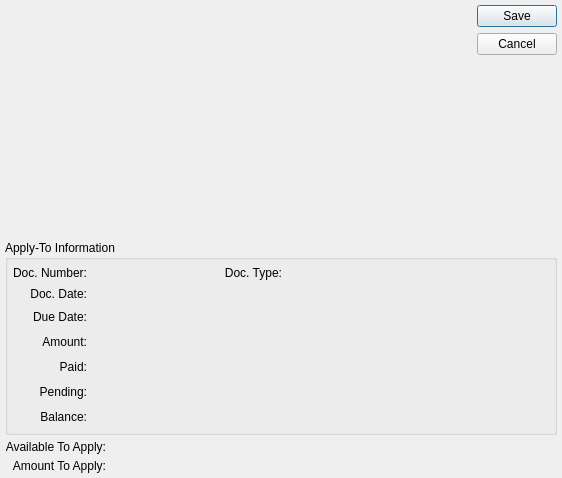
<?xml version="1.0" encoding="UTF-8"?>
<ui version="4.0">
 <comment>This file is part of the xTuple ERP: PostBooks Edition, a free and
open source Enterprise Resource Planning software suite,
Copyright (c) 1999-2019 by OpenMFG LLC, d/b/a xTuple.
It is licensed to you under the Common Public Attribution License
version 1.0, the full text of which (including xTuple-specific Exhibits)
is available at www.xtuple.com/CPAL.  By using this software, you agree
to be bound by its terms.</comment>
 <class>arCreditMemoApplication</class>
 <widget class="QDialog" name="arCreditMemoApplication">
  <property name="geometry">
   <rect>
    <x>0</x>
    <y>0</y>
    <width>562</width>
    <height>478</height>
   </rect>
  </property>
  <property name="windowTitle">
   <string>Receivables Credit Memo Application</string>
  </property>
  <layout class="QGridLayout" name="gridLayout_2">
   <item row="0" column="0">
    <layout class="QHBoxLayout" name="horizontalLayout_6">
     <item>
      <layout class="QVBoxLayout" name="verticalLayout">
       <item>
        <widget class="CustCluster" name="_cust"/>
       </item>
       <item>
        <spacer name="verticalSpacer">
         <property name="orientation">
          <enum>Qt::Vertical</enum>
         </property>
         <property name="sizeHint" stdset="0">
          <size>
           <width>20</width>
           <height>0</height>
          </size>
         </property>
        </spacer>
       </item>
      </layout>
     </item>
     <item>
      <spacer>
       <property name="orientation">
        <enum>Qt::Horizontal</enum>
       </property>
       <property name="sizeType">
        <enum>QSizePolicy::Expanding</enum>
       </property>
       <property name="sizeHint" stdset="0">
        <size>
         <width>0</width>
         <height>13</height>
        </size>
       </property>
      </spacer>
     </item>
     <item>
      <widget class="QDialogButtonBox" name="_buttonBox">
       <property name="orientation">
        <enum>Qt::Vertical</enum>
       </property>
       <property name="standardButtons">
        <set>QDialogButtonBox::Cancel|QDialogButtonBox::Save</set>
       </property>
      </widget>
     </item>
    </layout>
   </item>
   <item row="1" column="0">
    <widget class="QGroupBox" name="_applyToGroupBox">
     <property name="title">
      <string>Apply-To Information</string>
     </property>
     <layout class="QGridLayout" name="gridLayout">
      <item row="0" column="0">
       <widget class="QLabel" name="_docNumberLit">
        <property name="text">
         <string>Doc. Number:</string>
        </property>
        <property name="alignment">
         <set>Qt::AlignRight|Qt::AlignTrailing|Qt::AlignVCenter</set>
        </property>
       </widget>
      </item>
      <item row="0" column="1">
       <widget class="QLabel" name="_docNumber">
        <property name="minimumSize">
         <size>
          <width>100</width>
          <height>0</height>
         </size>
        </property>
        <property name="text">
         <string/>
        </property>
        <property name="alignment">
         <set>Qt::AlignLeading|Qt::AlignLeft|Qt::AlignVCenter</set>
        </property>
       </widget>
      </item>
      <item row="0" column="2">
       <layout class="QHBoxLayout">
        <property name="spacing">
         <number>5</number>
        </property>
        <item>
         <widget class="QLabel" name="_docTypeLit">
          <property name="text">
           <string>Doc. Type:</string>
          </property>
          <property name="alignment">
           <set>Qt::AlignRight|Qt::AlignTrailing|Qt::AlignVCenter</set>
          </property>
         </widget>
        </item>
        <item>
         <widget class="QLabel" name="_docType">
          <property name="minimumSize">
           <size>
            <width>40</width>
            <height>0</height>
           </size>
          </property>
          <property name="text">
           <string/>
          </property>
          <property name="alignment">
           <set>Qt::AlignLeading|Qt::AlignLeft|Qt::AlignVCenter</set>
          </property>
         </widget>
        </item>
       </layout>
      </item>
      <item row="0" column="3">
       <spacer>
        <property name="orientation">
         <enum>Qt::Horizontal</enum>
        </property>
        <property name="sizeType">
         <enum>QSizePolicy::Expanding</enum>
        </property>
        <property name="sizeHint" stdset="0">
         <size>
          <width>155</width>
          <height>16</height>
         </size>
        </property>
       </spacer>
      </item>
      <item row="1" column="0">
       <widget class="QLabel" name="_docDateLit">
        <property name="text">
         <string>Doc. Date:</string>
        </property>
        <property name="alignment">
         <set>Qt::AlignRight|Qt::AlignTrailing|Qt::AlignVCenter</set>
        </property>
       </widget>
      </item>
      <item row="1" column="1" colspan="3">
       <layout class="QHBoxLayout" name="horizontalLayout">
        <item>
         <widget class="DLineEdit" name="_docDate">
          <property name="enabled">
           <bool>false</bool>
          </property>
          <property name="sizePolicy">
           <sizepolicy hsizetype="Preferred" vsizetype="Fixed">
            <horstretch>0</horstretch>
            <verstretch>0</verstretch>
           </sizepolicy>
          </property>
          <property name="maximumSize">
           <size>
            <width>100</width>
            <height>32767</height>
           </size>
          </property>
         </widget>
        </item>
        <item>
         <spacer>
          <property name="orientation">
           <enum>Qt::Horizontal</enum>
          </property>
          <property name="sizeType">
           <enum>QSizePolicy::Expanding</enum>
          </property>
          <property name="sizeHint" stdset="0">
           <size>
            <width>260</width>
            <height>16</height>
           </size>
          </property>
         </spacer>
        </item>
       </layout>
      </item>
      <item row="2" column="0">
       <widget class="QLabel" name="_dueDateLit">
        <property name="text">
         <string>Due Date:</string>
        </property>
        <property name="alignment">
         <set>Qt::AlignRight|Qt::AlignTrailing|Qt::AlignVCenter</set>
        </property>
       </widget>
      </item>
      <item row="2" column="1" colspan="2">
       <layout class="QHBoxLayout" name="horizontalLayout_2">
        <item>
         <widget class="DLineEdit" name="_dueDate">
          <property name="enabled">
           <bool>false</bool>
          </property>
          <property name="sizePolicy">
           <sizepolicy hsizetype="Preferred" vsizetype="Fixed">
            <horstretch>0</horstretch>
            <verstretch>0</verstretch>
           </sizepolicy>
          </property>
          <property name="maximumSize">
           <size>
            <width>100</width>
            <height>32767</height>
           </size>
          </property>
         </widget>
        </item>
        <item>
         <spacer name="horizontalSpacer">
          <property name="orientation">
           <enum>Qt::Horizontal</enum>
          </property>
          <property name="sizeHint" stdset="0">
           <size>
            <width>40</width>
            <height>20</height>
           </size>
          </property>
         </spacer>
        </item>
       </layout>
      </item>
      <item row="3" column="0">
       <widget class="QLabel" name="_targetAmountLit">
        <property name="text">
         <string>Amount:</string>
        </property>
        <property name="alignment">
         <set>Qt::AlignRight|Qt::AlignTrailing|Qt::AlignVCenter</set>
        </property>
       </widget>
      </item>
      <item row="3" column="1" colspan="3">
       <layout class="QHBoxLayout" name="horizontalLayout_5">
        <item>
         <widget class="CurrCluster" name="_targetAmount">
          <property name="localControl">
           <bool>false</bool>
          </property>
          <property name="currencyEditable" stdset="0">
           <bool>false</bool>
          </property>
          <property name="enabled">
           <bool>false</bool>
          </property>
         </widget>
        </item>
        <item>
         <spacer name="horizontalSpacer_2">
          <property name="orientation">
           <enum>Qt::Horizontal</enum>
          </property>
          <property name="sizeHint" stdset="0">
           <size>
            <width>40</width>
            <height>20</height>
           </size>
          </property>
         </spacer>
        </item>
       </layout>
      </item>
      <item row="4" column="0">
       <widget class="QLabel" name="_targetPaidLit">
        <property name="text">
         <string>Paid:</string>
        </property>
        <property name="alignment">
         <set>Qt::AlignRight|Qt::AlignTrailing|Qt::AlignVCenter</set>
        </property>
       </widget>
      </item>
      <item row="4" column="1" colspan="2">
       <layout class="QHBoxLayout" name="horizontalLayout_4">
        <item>
         <widget class="CurrDisplay" name="_targetPaid"/>
        </item>
        <item>
         <spacer name="horizontalSpacer_3">
          <property name="orientation">
           <enum>Qt::Horizontal</enum>
          </property>
          <property name="sizeHint" stdset="0">
           <size>
            <width>40</width>
            <height>20</height>
           </size>
          </property>
         </spacer>
        </item>
       </layout>
      </item>
      <item row="6" column="0">
       <widget class="QLabel" name="_targetBalanceLit">
        <property name="text">
         <string>Balance:</string>
        </property>
        <property name="alignment">
         <set>Qt::AlignRight|Qt::AlignTrailing|Qt::AlignVCenter</set>
        </property>
       </widget>
      </item>
      <item row="6" column="1" colspan="2">
       <layout class="QHBoxLayout" name="horizontalLayout_3">
        <item>
         <widget class="CurrDisplay" name="_targetBalance"/>
        </item>
        <item>
         <spacer name="horizontalSpacer_4">
          <property name="orientation">
           <enum>Qt::Horizontal</enum>
          </property>
          <property name="sizeHint" stdset="0">
           <size>
            <width>40</width>
            <height>20</height>
           </size>
          </property>
         </spacer>
        </item>
       </layout>
      </item>
      <item row="5" column="1">
       <widget class="CurrDisplay" name="_targetPending"/>
      </item>
      <item row="5" column="0">
       <widget class="QLabel" name="_targetPendingLit">
        <property name="text">
         <string>Pending:</string>
        </property>
        <property name="alignment">
         <set>Qt::AlignRight|Qt::AlignTrailing|Qt::AlignVCenter</set>
        </property>
       </widget>
      </item>
      <item row="5" column="2">
       <spacer name="horizontalSpacer_5">
        <property name="orientation">
         <enum>Qt::Horizontal</enum>
        </property>
        <property name="sizeHint" stdset="0">
         <size>
          <width>40</width>
          <height>20</height>
         </size>
        </property>
       </spacer>
      </item>
     </layout>
    </widget>
   </item>
   <item row="2" column="0">
    <layout class="QGridLayout">
     <property name="spacing">
      <number>5</number>
     </property>
     <item row="0" column="0">
      <widget class="QLabel" name="_availableToApplyLit">
       <property name="text">
        <string>Available To Apply:</string>
       </property>
       <property name="alignment">
        <set>Qt::AlignRight|Qt::AlignTrailing|Qt::AlignVCenter</set>
       </property>
      </widget>
     </item>
     <item row="0" column="1">
      <widget class="CurrCluster" name="_availableToApply">
       <property name="localControl">
        <bool>false</bool>
       </property>
       <property name="currencyEditable" stdset="0">
        <bool>false</bool>
       </property>
       <property name="enabled">
        <bool>false</bool>
       </property>
      </widget>
     </item>
     <item row="1" column="0">
      <widget class="QLabel" name="_amountToApplyLit">
       <property name="text">
        <string>Amount To Apply:</string>
       </property>
       <property name="alignment">
        <set>Qt::AlignRight|Qt::AlignTrailing|Qt::AlignVCenter</set>
       </property>
      </widget>
     </item>
     <item row="1" column="1">
      <widget class="CurrCluster" name="_amountToApply">
       <property name="currencyEditable" stdset="0">
        <bool>false</bool>
       </property>
       <property name="currencyVisible">
        <bool>false</bool>
       </property>
      </widget>
     </item>
     <item row="0" column="2" rowspan="2">
      <spacer>
       <property name="orientation">
        <enum>Qt::Horizontal</enum>
       </property>
       <property name="sizeType">
        <enum>QSizePolicy::Expanding</enum>
       </property>
       <property name="sizeHint" stdset="0">
        <size>
         <width>132</width>
         <height>16</height>
        </size>
       </property>
      </spacer>
     </item>
    </layout>
   </item>
  </layout>
 </widget>
 <layoutdefault spacing="5" margin="5"/>
 <customwidgets>
  <customwidget>
   <class>CurrCluster</class>
   <extends>CurrDisplay</extends>
   <header>currcluster.h</header>
   <container>1</container>
  </customwidget>
  <customwidget>
   <class>CurrDisplay</class>
   <extends>QWidget</extends>
   <header>currcluster.h</header>
  </customwidget>
  <customwidget>
   <class>CustCluster</class>
   <extends>QWidget</extends>
   <header>custcluster.h</header>
  </customwidget>
  <customwidget>
   <class>DLineEdit</class>
   <extends>QWidget</extends>
   <header>datecluster.h</header>
   <container>1</container>
  </customwidget>
 </customwidgets>
 <tabstops>
  <tabstop>_cust</tabstop>
  <tabstop>_dueDate</tabstop>
 </tabstops>
 <resources/>
 <connections>
  <connection>
   <sender>_availableToApply</sender>
   <signal>idChanged(int)</signal>
   <receiver>_amountToApply</receiver>
   <slot>setId(int)</slot>
   <hints>
    <hint type="sourcelabel">
     <x>20</x>
     <y>20</y>
    </hint>
    <hint type="destinationlabel">
     <x>20</x>
     <y>20</y>
    </hint>
   </hints>
  </connection>
  <connection>
   <sender>_targetAmount</sender>
   <signal>idChanged(int)</signal>
   <receiver>_targetPaid</receiver>
   <slot>setId(int)</slot>
   <hints>
    <hint type="sourcelabel">
     <x>20</x>
     <y>20</y>
    </hint>
    <hint type="destinationlabel">
     <x>20</x>
     <y>20</y>
    </hint>
   </hints>
  </connection>
  <connection>
   <sender>_targetAmount</sender>
   <signal>idChanged(int)</signal>
   <receiver>_targetBalance</receiver>
   <slot>setId(int)</slot>
   <hints>
    <hint type="sourcelabel">
     <x>20</x>
     <y>20</y>
    </hint>
    <hint type="destinationlabel">
     <x>20</x>
     <y>20</y>
    </hint>
   </hints>
  </connection>
  <connection>
   <sender>_availableToApply</sender>
   <signal>effectiveChanged(QDate)</signal>
   <receiver>_amountToApply</receiver>
   <slot>setEffective(QDate)</slot>
   <hints>
    <hint type="sourcelabel">
     <x>20</x>
     <y>20</y>
    </hint>
    <hint type="destinationlabel">
     <x>20</x>
     <y>20</y>
    </hint>
   </hints>
  </connection>
  <connection>
   <sender>_targetAmount</sender>
   <signal>effectiveChanged(QDate)</signal>
   <receiver>_targetPaid</receiver>
   <slot>reset()</slot>
   <hints>
    <hint type="sourcelabel">
     <x>20</x>
     <y>20</y>
    </hint>
    <hint type="destinationlabel">
     <x>20</x>
     <y>20</y>
    </hint>
   </hints>
  </connection>
  <connection>
   <sender>_targetAmount</sender>
   <signal>effectiveChanged(QDate)</signal>
   <receiver>_targetBalance</receiver>
   <slot>setEffective(QDate)</slot>
   <hints>
    <hint type="sourcelabel">
     <x>20</x>
     <y>20</y>
    </hint>
    <hint type="destinationlabel">
     <x>20</x>
     <y>20</y>
    </hint>
   </hints>
  </connection>
  <connection>
   <sender>_docDate</sender>
   <signal>newDate(QDate)</signal>
   <receiver>_targetAmount</receiver>
   <slot>setEffective(QDate)</slot>
   <hints>
    <hint type="sourcelabel">
     <x>20</x>
     <y>20</y>
    </hint>
    <hint type="destinationlabel">
     <x>20</x>
     <y>20</y>
    </hint>
   </hints>
  </connection>
  <connection>
   <sender>_targetAmount</sender>
   <signal>effectiveChanged(QDate)</signal>
   <receiver>_availableToApply</receiver>
   <slot>setEffective(QDate)</slot>
   <hints>
    <hint type="sourcelabel">
     <x>156</x>
     <y>204</y>
    </hint>
    <hint type="destinationlabel">
     <x>216</x>
     <y>317</y>
    </hint>
   </hints>
  </connection>
  <connection>
   <sender>_targetAmount</sender>
   <signal>effectiveChanged(QDate)</signal>
   <receiver>_amountToApply</receiver>
   <slot>setEffective(QDate)</slot>
   <hints>
    <hint type="sourcelabel">
     <x>156</x>
     <y>204</y>
    </hint>
    <hint type="destinationlabel">
     <x>216</x>
     <y>364</y>
    </hint>
   </hints>
  </connection>
  <connection>
   <sender>_targetAmount</sender>
   <signal>idChanged(int)</signal>
   <receiver>_targetPending</receiver>
   <slot>setId(int)</slot>
   <hints>
    <hint type="sourcelabel">
     <x>234</x>
     <y>242</y>
    </hint>
    <hint type="destinationlabel">
     <x>199</x>
     <y>317</y>
    </hint>
   </hints>
  </connection>
  <connection>
   <sender>_targetAmount</sender>
   <signal>effectiveChanged(QDate)</signal>
   <receiver>_targetPending</receiver>
   <slot>setEffective(QDate)</slot>
   <hints>
    <hint type="sourcelabel">
     <x>234</x>
     <y>242</y>
    </hint>
    <hint type="destinationlabel">
     <x>199</x>
     <y>317</y>
    </hint>
   </hints>
  </connection>
 </connections>
</ui>
